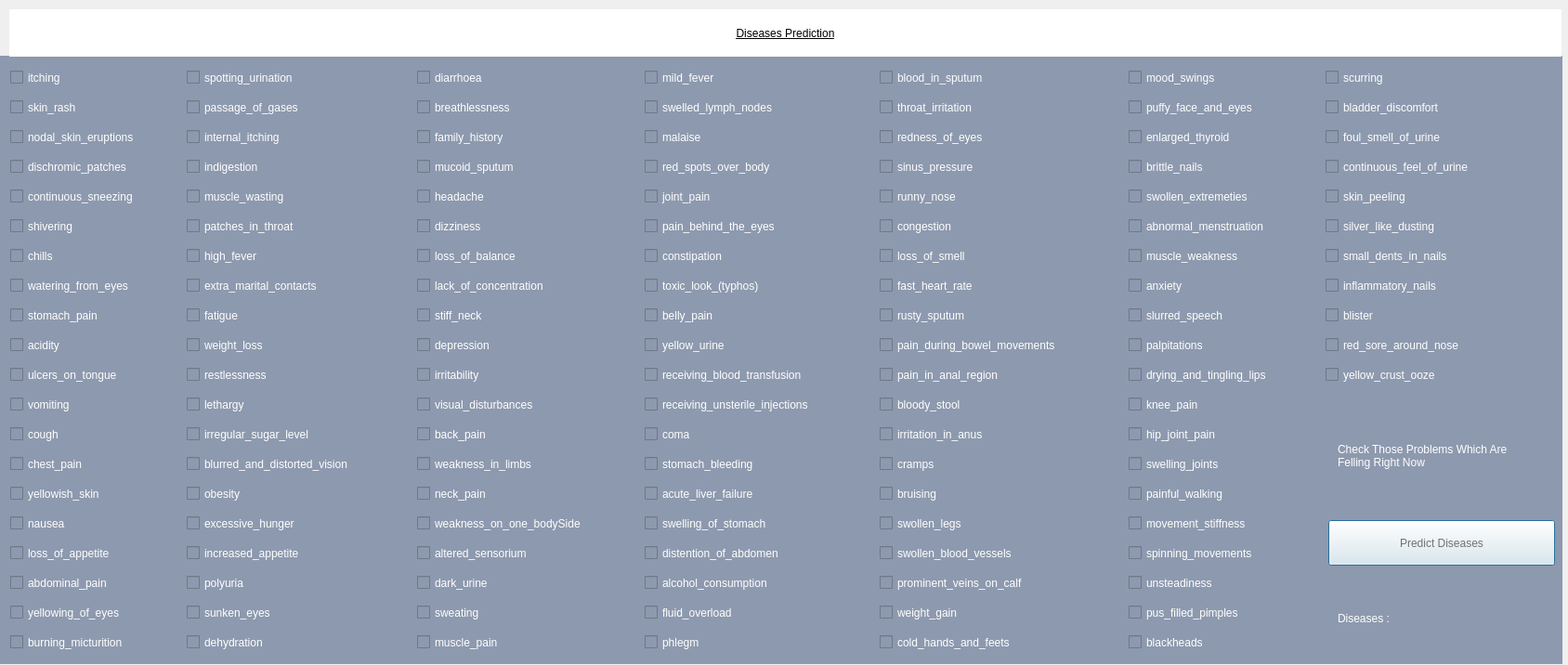
<?xml version="1.0" encoding="UTF-8"?>
<ui version="4.0">
 <class>Dialog</class>
 <widget class="QDialog" name="Dialog">
  <property name="geometry">
   <rect>
    <x>0</x>
    <y>0</y>
    <width>1688</width>
    <height>716</height>
   </rect>
  </property>
  <property name="windowTitle">
   <string>Dialog</string>
  </property>
  <property name="styleSheet">
   <string notr="true">
font: 10pt &quot;MS Shell Dlg 2&quot;;</string>
  </property>
  <widget class="QWidget" name="widget" native="true">
   <property name="geometry">
    <rect>
     <x>0</x>
     <y>60</y>
     <width>1682</width>
     <height>655</height>
    </rect>
   </property>
   <property name="styleSheet">
    <string notr="true">font: 10pt &quot;MS Shell Dlg 2&quot;;

background-color: #8d99ae;
color:#ffffff;</string>
   </property>
   <widget class="QCheckBox" name="checkBox131">
    <property name="geometry">
     <rect>
      <x>1427</x>
      <y>331</y>
      <width>164</width>
      <height>25</height>
     </rect>
    </property>
    <property name="text">
     <string>yellow_crust_ooze</string>
    </property>
   </widget>
   <widget class="QCheckBox" name="checkBox128">
    <property name="geometry">
     <rect>
      <x>1427</x>
      <y>235</y>
      <width>167</width>
      <height>25</height>
     </rect>
    </property>
    <property name="text">
     <string>inflammatory_nails</string>
    </property>
   </widget>
   <widget class="QPushButton" name="BTNpredict">
    <property name="geometry">
     <rect>
      <x>1430</x>
      <y>500</y>
      <width>244</width>
      <height>49</height>
     </rect>
    </property>
    <property name="maximumSize">
     <size>
      <width>16777215</width>
      <height>6000</height>
     </size>
    </property>
    <property name="styleSheet">
     <string notr="true">background-color: #edf2f4;
font: 75 italic 15pt &quot;Book Antiqua&quot;;
color:rgb(113, 113, 113)</string>
    </property>
    <property name="text">
     <string>Predict Diseases</string>
    </property>
   </widget>
   <widget class="QCheckBox" name="checkBox123">
    <property name="geometry">
     <rect>
      <x>1427</x>
      <y>75</y>
      <width>171</width>
      <height>25</height>
     </rect>
    </property>
    <property name="text">
     <string>foul_smell_of_urine</string>
    </property>
   </widget>
   <widget class="QCheckBox" name="checkBox129">
    <property name="geometry">
     <rect>
      <x>1427</x>
      <y>267</y>
      <width>73</width>
      <height>25</height>
     </rect>
    </property>
    <property name="text">
     <string>blister</string>
    </property>
   </widget>
   <widget class="QCheckBox" name="checkBox122">
    <property name="geometry">
     <rect>
      <x>1427</x>
      <y>43</y>
      <width>169</width>
      <height>25</height>
     </rect>
    </property>
    <property name="text">
     <string>bladder_discomfort</string>
    </property>
   </widget>
   <widget class="QCheckBox" name="checkBox126">
    <property name="geometry">
     <rect>
      <x>1427</x>
      <y>171</y>
      <width>163</width>
      <height>25</height>
     </rect>
    </property>
    <property name="text">
     <string>silver_like_dusting</string>
    </property>
   </widget>
   <widget class="QCheckBox" name="checkBox127">
    <property name="geometry">
     <rect>
      <x>1427</x>
      <y>203</y>
      <width>181</width>
      <height>25</height>
     </rect>
    </property>
    <property name="text">
     <string>small_dents_in_nails</string>
    </property>
   </widget>
   <widget class="QCheckBox" name="checkBox124">
    <property name="geometry">
     <rect>
      <x>1427</x>
      <y>107</y>
      <width>212</width>
      <height>25</height>
     </rect>
    </property>
    <property name="text">
     <string>continuous_feel_of_urine</string>
    </property>
   </widget>
   <widget class="QCheckBox" name="checkBox130">
    <property name="geometry">
     <rect>
      <x>1427</x>
      <y>299</y>
      <width>196</width>
      <height>25</height>
     </rect>
    </property>
    <property name="text">
     <string>red_sore_around_nose</string>
    </property>
   </widget>
   <widget class="QCheckBox" name="checkBox121">
    <property name="geometry">
     <rect>
      <x>1427</x>
      <y>11</y>
      <width>86</width>
      <height>25</height>
     </rect>
    </property>
    <property name="text">
     <string>scurring</string>
    </property>
   </widget>
   <widget class="QCheckBox" name="checkBox125">
    <property name="geometry">
     <rect>
      <x>1427</x>
      <y>139</y>
      <width>118</width>
      <height>25</height>
     </rect>
    </property>
    <property name="text">
     <string>skin_peeling</string>
    </property>
   </widget>
   <widget class="QCheckBox" name="checkBox118">
    <property name="geometry">
     <rect>
      <x>1215</x>
      <y>555</y>
      <width>124</width>
      <height>25</height>
     </rect>
    </property>
    <property name="text">
     <string>unsteadiness</string>
    </property>
   </widget>
   <widget class="QCheckBox" name="checkBox116">
    <property name="geometry">
     <rect>
      <x>1215</x>
      <y>491</y>
      <width>176</width>
      <height>25</height>
     </rect>
    </property>
    <property name="text">
     <string>movement_stiffness</string>
    </property>
   </widget>
   <widget class="QCheckBox" name="checkBox104">
    <property name="geometry">
     <rect>
      <x>1215</x>
      <y>107</y>
      <width>114</width>
      <height>25</height>
     </rect>
    </property>
    <property name="text">
     <string>brittle_nails</string>
    </property>
   </widget>
   <widget class="QCheckBox" name="checkBox114">
    <property name="geometry">
     <rect>
      <x>1215</x>
      <y>427</y>
      <width>137</width>
      <height>25</height>
     </rect>
    </property>
    <property name="text">
     <string>swelling_joints</string>
    </property>
   </widget>
   <widget class="QCheckBox" name="checkBox109">
    <property name="geometry">
     <rect>
      <x>1215</x>
      <y>267</y>
      <width>139</width>
      <height>25</height>
     </rect>
    </property>
    <property name="text">
     <string>slurred_speech</string>
    </property>
   </widget>
   <widget class="QCheckBox" name="checkBox105">
    <property name="geometry">
     <rect>
      <x>1215</x>
      <y>139</y>
      <width>180</width>
      <height>25</height>
     </rect>
    </property>
    <property name="text">
     <string>swollen_extremeties</string>
    </property>
   </widget>
   <widget class="QCheckBox" name="checkBox111">
    <property name="geometry">
     <rect>
      <x>1215</x>
      <y>331</y>
      <width>205</width>
      <height>25</height>
     </rect>
    </property>
    <property name="text">
     <string>drying_and_tingling_lips</string>
    </property>
   </widget>
   <widget class="QCheckBox" name="checkBox102">
    <property name="geometry">
     <rect>
      <x>1215</x>
      <y>43</y>
      <width>182</width>
      <height>25</height>
     </rect>
    </property>
    <property name="text">
     <string>puffy_face_and_eyes</string>
    </property>
   </widget>
   <widget class="QCheckBox" name="checkBox115">
    <property name="geometry">
     <rect>
      <x>1215</x>
      <y>459</y>
      <width>141</width>
      <height>25</height>
     </rect>
    </property>
    <property name="text">
     <string>painful_walking</string>
    </property>
   </widget>
   <widget class="QCheckBox" name="checkBox112">
    <property name="geometry">
     <rect>
      <x>1215</x>
      <y>363</y>
      <width>102</width>
      <height>25</height>
     </rect>
    </property>
    <property name="text">
     <string>knee_pain</string>
    </property>
   </widget>
   <widget class="QCheckBox" name="checkBox101">
    <property name="geometry">
     <rect>
      <x>1215</x>
      <y>11</y>
      <width>128</width>
      <height>25</height>
     </rect>
    </property>
    <property name="text">
     <string>mood_swings</string>
    </property>
   </widget>
   <widget class="QCheckBox" name="checkBox113">
    <property name="geometry">
     <rect>
      <x>1215</x>
      <y>395</y>
      <width>131</width>
      <height>25</height>
     </rect>
    </property>
    <property name="text">
     <string>hip_joint_pain</string>
    </property>
   </widget>
   <widget class="QCheckBox" name="checkBox119">
    <property name="geometry">
     <rect>
      <x>1215</x>
      <y>587</y>
      <width>163</width>
      <height>25</height>
     </rect>
    </property>
    <property name="text">
     <string>pus_filled_pimples</string>
    </property>
   </widget>
   <widget class="QCheckBox" name="checkBox120">
    <property name="geometry">
     <rect>
      <x>1215</x>
      <y>619</y>
      <width>109</width>
      <height>25</height>
     </rect>
    </property>
    <property name="text">
     <string>blackheads</string>
    </property>
   </widget>
   <widget class="QCheckBox" name="checkBox103">
    <property name="geometry">
     <rect>
      <x>1215</x>
      <y>75</y>
      <width>151</width>
      <height>25</height>
     </rect>
    </property>
    <property name="text">
     <string>enlarged_thyroid</string>
    </property>
   </widget>
   <widget class="QCheckBox" name="checkBox117">
    <property name="geometry">
     <rect>
      <x>1215</x>
      <y>523</y>
      <width>183</width>
      <height>25</height>
     </rect>
    </property>
    <property name="text">
     <string>spinning_movements</string>
    </property>
   </widget>
   <widget class="QCheckBox" name="checkBox106">
    <property name="geometry">
     <rect>
      <x>1215</x>
      <y>171</y>
      <width>203</width>
      <height>25</height>
     </rect>
    </property>
    <property name="text">
     <string>abnormal_menstruation</string>
    </property>
   </widget>
   <widget class="QCheckBox" name="checkBox107">
    <property name="geometry">
     <rect>
      <x>1215</x>
      <y>203</y>
      <width>161</width>
      <height>25</height>
     </rect>
    </property>
    <property name="text">
     <string>muscle_weakness</string>
    </property>
   </widget>
   <widget class="QCheckBox" name="checkBox108">
    <property name="geometry">
     <rect>
      <x>1215</x>
      <y>235</y>
      <width>80</width>
      <height>25</height>
     </rect>
    </property>
    <property name="text">
     <string>anxiety</string>
    </property>
   </widget>
   <widget class="QCheckBox" name="checkBox110">
    <property name="geometry">
     <rect>
      <x>1215</x>
      <y>299</y>
      <width>113</width>
      <height>25</height>
     </rect>
    </property>
    <property name="text">
     <string>palpitations</string>
    </property>
   </widget>
   <widget class="QCheckBox" name="checkBox87">
    <property name="geometry">
     <rect>
      <x>947</x>
      <y>203</y>
      <width>127</width>
      <height>25</height>
     </rect>
    </property>
    <property name="text">
     <string>loss_of_smell</string>
    </property>
   </widget>
   <widget class="QCheckBox" name="checkBox93">
    <property name="geometry">
     <rect>
      <x>947</x>
      <y>395</y>
      <width>156</width>
      <height>25</height>
     </rect>
    </property>
    <property name="text">
     <string>irritation_in_anus</string>
    </property>
   </widget>
   <widget class="QCheckBox" name="checkBox97">
    <property name="geometry">
     <rect>
      <x>947</x>
      <y>523</y>
      <width>195</width>
      <height>25</height>
     </rect>
    </property>
    <property name="text">
     <string>swollen_blood_vessels</string>
    </property>
   </widget>
   <widget class="QCheckBox" name="checkBox100">
    <property name="geometry">
     <rect>
      <x>947</x>
      <y>619</y>
      <width>192</width>
      <height>25</height>
     </rect>
    </property>
    <property name="text">
     <string>cold_hands_and_feets</string>
    </property>
   </widget>
   <widget class="QCheckBox" name="checkBox91">
    <property name="geometry">
     <rect>
      <x>947</x>
      <y>331</y>
      <width>175</width>
      <height>25</height>
     </rect>
    </property>
    <property name="text">
     <string>pain_in_anal_region</string>
    </property>
   </widget>
   <widget class="QCheckBox" name="checkBox84">
    <property name="geometry">
     <rect>
      <x>947</x>
      <y>107</y>
      <width>138</width>
      <height>25</height>
     </rect>
    </property>
    <property name="text">
     <string>sinus_pressure</string>
    </property>
   </widget>
   <widget class="QCheckBox" name="checkBox89">
    <property name="geometry">
     <rect>
      <x>947</x>
      <y>267</y>
      <width>128</width>
      <height>25</height>
     </rect>
    </property>
    <property name="text">
     <string>rusty_sputum</string>
    </property>
   </widget>
   <widget class="QCheckBox" name="checkBox86">
    <property name="geometry">
     <rect>
      <x>947</x>
      <y>171</y>
      <width>107</width>
      <height>25</height>
     </rect>
    </property>
    <property name="text">
     <string>congestion</string>
    </property>
   </widget>
   <widget class="QCheckBox" name="checkBox92">
    <property name="geometry">
     <rect>
      <x>947</x>
      <y>363</y>
      <width>120</width>
      <height>25</height>
     </rect>
    </property>
    <property name="text">
     <string>bloody_stool</string>
    </property>
   </widget>
   <widget class="QCheckBox" name="checkBox90">
    <property name="geometry">
     <rect>
      <x>947</x>
      <y>299</y>
      <width>261</width>
      <height>25</height>
     </rect>
    </property>
    <property name="text">
     <string>pain_during_bowel_movements</string>
    </property>
   </widget>
   <widget class="QCheckBox" name="checkBox88">
    <property name="geometry">
     <rect>
      <x>947</x>
      <y>235</y>
      <width>142</width>
      <height>25</height>
     </rect>
    </property>
    <property name="text">
     <string>fast_heart_rate</string>
    </property>
   </widget>
   <widget class="QCheckBox" name="checkBox83">
    <property name="geometry">
     <rect>
      <x>947</x>
      <y>75</y>
      <width>151</width>
      <height>25</height>
     </rect>
    </property>
    <property name="text">
     <string>redness_of_eyes</string>
    </property>
   </widget>
   <widget class="QCheckBox" name="checkBox95">
    <property name="geometry">
     <rect>
      <x>947</x>
      <y>459</y>
      <width>85</width>
      <height>25</height>
     </rect>
    </property>
    <property name="text">
     <string>bruising</string>
    </property>
   </widget>
   <widget class="QCheckBox" name="checkBox81">
    <property name="geometry">
     <rect>
      <x>947</x>
      <y>11</y>
      <width>153</width>
      <height>25</height>
     </rect>
    </property>
    <property name="text">
     <string>blood_in_sputum</string>
    </property>
   </widget>
   <widget class="QCheckBox" name="checkBox99">
    <property name="geometry">
     <rect>
      <x>947</x>
      <y>587</y>
      <width>117</width>
      <height>25</height>
     </rect>
    </property>
    <property name="text">
     <string>weight_gain</string>
    </property>
   </widget>
   <widget class="QCheckBox" name="checkBox98">
    <property name="geometry">
     <rect>
      <x>947</x>
      <y>555</y>
      <width>212</width>
      <height>25</height>
     </rect>
    </property>
    <property name="text">
     <string>prominent_veins_on_calf</string>
    </property>
   </widget>
   <widget class="QCheckBox" name="checkBox96">
    <property name="geometry">
     <rect>
      <x>947</x>
      <y>491</y>
      <width>122</width>
      <height>25</height>
     </rect>
    </property>
    <property name="text">
     <string>swollen_legs</string>
    </property>
   </widget>
   <widget class="QCheckBox" name="checkBox82">
    <property name="geometry">
     <rect>
      <x>947</x>
      <y>43</y>
      <width>144</width>
      <height>25</height>
     </rect>
    </property>
    <property name="text">
     <string>throat_irritation</string>
    </property>
   </widget>
   <widget class="QCheckBox" name="checkBox85">
    <property name="geometry">
     <rect>
      <x>947</x>
      <y>139</y>
      <width>112</width>
      <height>25</height>
     </rect>
    </property>
    <property name="text">
     <string>runny_nose</string>
    </property>
   </widget>
   <widget class="QCheckBox" name="checkBox94">
    <property name="geometry">
     <rect>
      <x>947</x>
      <y>427</y>
      <width>81</width>
      <height>25</height>
     </rect>
    </property>
    <property name="text">
     <string>cramps</string>
    </property>
   </widget>
   <widget class="QCheckBox" name="checkBox64">
    <property name="geometry">
     <rect>
      <x>694</x>
      <y>107</y>
      <width>185</width>
      <height>25</height>
     </rect>
    </property>
    <property name="text">
     <string>red_spots_over_body</string>
    </property>
   </widget>
   <widget class="QCheckBox" name="checkBox61">
    <property name="geometry">
     <rect>
      <x>694</x>
      <y>11</y>
      <width>104</width>
      <height>25</height>
     </rect>
    </property>
    <property name="text">
     <string>mild_fever</string>
    </property>
   </widget>
   <widget class="QCheckBox" name="checkBox73">
    <property name="geometry">
     <rect>
      <x>694</x>
      <y>395</y>
      <width>67</width>
      <height>25</height>
     </rect>
    </property>
    <property name="text">
     <string>coma</string>
    </property>
   </widget>
   <widget class="QCheckBox" name="checkBox63">
    <property name="geometry">
     <rect>
      <x>694</x>
      <y>75</y>
      <width>84</width>
      <height>25</height>
     </rect>
    </property>
    <property name="text">
     <string>malaise</string>
    </property>
   </widget>
   <widget class="QCheckBox" name="checkBox62">
    <property name="geometry">
     <rect>
      <x>694</x>
      <y>43</y>
      <width>189</width>
      <height>25</height>
     </rect>
    </property>
    <property name="text">
     <string>swelled_lymph_nodes</string>
    </property>
   </widget>
   <widget class="QCheckBox" name="checkBox72">
    <property name="geometry">
     <rect>
      <x>694</x>
      <y>363</y>
      <width>246</width>
      <height>25</height>
     </rect>
    </property>
    <property name="text">
     <string>receiving_unsterile_injections</string>
    </property>
   </widget>
   <widget class="QCheckBox" name="checkBox67">
    <property name="geometry">
     <rect>
      <x>694</x>
      <y>203</y>
      <width>117</width>
      <height>25</height>
     </rect>
    </property>
    <property name="text">
     <string>constipation</string>
    </property>
   </widget>
   <widget class="QCheckBox" name="checkBox66">
    <property name="geometry">
     <rect>
      <x>694</x>
      <y>171</y>
      <width>192</width>
      <height>25</height>
     </rect>
    </property>
    <property name="text">
     <string>pain_behind_the_eyes</string>
    </property>
   </widget>
   <widget class="QCheckBox" name="checkBox79">
    <property name="geometry">
     <rect>
      <x>694</x>
      <y>587</y>
      <width>130</width>
      <height>25</height>
     </rect>
    </property>
    <property name="text">
     <string>fluid_overload</string>
    </property>
   </widget>
   <widget class="QCheckBox" name="checkBox74">
    <property name="geometry">
     <rect>
      <x>694</x>
      <y>427</y>
      <width>161</width>
      <height>25</height>
     </rect>
    </property>
    <property name="text">
     <string>stomach_bleeding</string>
    </property>
   </widget>
   <widget class="QCheckBox" name="checkBox78">
    <property name="geometry">
     <rect>
      <x>694</x>
      <y>555</y>
      <width>182</width>
      <height>25</height>
     </rect>
    </property>
    <property name="text">
     <string>alcohol_consumption</string>
    </property>
   </widget>
   <widget class="QCheckBox" name="checkBox76">
    <property name="geometry">
     <rect>
      <x>694</x>
      <y>491</y>
      <width>182</width>
      <height>25</height>
     </rect>
    </property>
    <property name="text">
     <string>swelling_of_stomach</string>
    </property>
   </widget>
   <widget class="QCheckBox" name="checkBox80">
    <property name="geometry">
     <rect>
      <x>694</x>
      <y>619</y>
      <width>81</width>
      <height>25</height>
     </rect>
    </property>
    <property name="text">
     <string>phlegm</string>
    </property>
   </widget>
   <widget class="QCheckBox" name="checkBox70">
    <property name="geometry">
     <rect>
      <x>694</x>
      <y>299</y>
      <width>120</width>
      <height>25</height>
     </rect>
    </property>
    <property name="text">
     <string>yellow_urine</string>
    </property>
   </widget>
   <widget class="QCheckBox" name="checkBox71">
    <property name="geometry">
     <rect>
      <x>694</x>
      <y>331</y>
      <width>233</width>
      <height>25</height>
     </rect>
    </property>
    <property name="text">
     <string>receiving_blood_transfusion</string>
    </property>
   </widget>
   <widget class="QCheckBox" name="checkBox68">
    <property name="geometry">
     <rect>
      <x>694</x>
      <y>235</y>
      <width>173</width>
      <height>25</height>
     </rect>
    </property>
    <property name="text">
     <string>toxic_look_(typhos)</string>
    </property>
   </widget>
   <widget class="QCheckBox" name="checkBox77">
    <property name="geometry">
     <rect>
      <x>694</x>
      <y>523</y>
      <width>200</width>
      <height>25</height>
     </rect>
    </property>
    <property name="text">
     <string>distention_of_abdomen</string>
    </property>
   </widget>
   <widget class="QCheckBox" name="checkBox69">
    <property name="geometry">
     <rect>
      <x>694</x>
      <y>267</y>
      <width>101</width>
      <height>25</height>
     </rect>
    </property>
    <property name="text">
     <string>belly_pain</string>
    </property>
   </widget>
   <widget class="QCheckBox" name="checkBox75">
    <property name="geometry">
     <rect>
      <x>694</x>
      <y>459</y>
      <width>163</width>
      <height>25</height>
     </rect>
    </property>
    <property name="text">
     <string>acute_liver_failure</string>
    </property>
   </widget>
   <widget class="QCheckBox" name="checkBox65">
    <property name="geometry">
     <rect>
      <x>694</x>
      <y>139</y>
      <width>100</width>
      <height>25</height>
     </rect>
    </property>
    <property name="text">
     <string>joint_pain</string>
    </property>
   </widget>
   <widget class="QCheckBox" name="checkBox56">
    <property name="geometry">
     <rect>
      <x>449</x>
      <y>491</y>
      <width>238</width>
      <height>25</height>
     </rect>
    </property>
    <property name="text">
     <string>weakness_on_one_bodySide</string>
    </property>
   </widget>
   <widget class="QCheckBox" name="checkBox55">
    <property name="geometry">
     <rect>
      <x>449</x>
      <y>459</y>
      <width>101</width>
      <height>25</height>
     </rect>
    </property>
    <property name="text">
     <string>neck_pain</string>
    </property>
   </widget>
   <widget class="QCheckBox" name="checkBox50">
    <property name="geometry">
     <rect>
      <x>449</x>
      <y>299</y>
      <width>107</width>
      <height>25</height>
     </rect>
    </property>
    <property name="text">
     <string>depression</string>
    </property>
   </widget>
   <widget class="QCheckBox" name="checkBox58">
    <property name="geometry">
     <rect>
      <x>449</x>
      <y>555</y>
      <width>105</width>
      <height>25</height>
     </rect>
    </property>
    <property name="text">
     <string>dark_urine</string>
    </property>
   </widget>
   <widget class="QCheckBox" name="checkBox45">
    <property name="geometry">
     <rect>
      <x>449</x>
      <y>139</y>
      <width>98</width>
      <height>25</height>
     </rect>
    </property>
    <property name="text">
     <string>headache</string>
    </property>
   </widget>
   <widget class="QCheckBox" name="checkBox52">
    <property name="geometry">
     <rect>
      <x>449</x>
      <y>363</y>
      <width>172</width>
      <height>25</height>
     </rect>
    </property>
    <property name="text">
     <string>visual_disturbances</string>
    </property>
   </widget>
   <widget class="QCheckBox" name="checkBox42">
    <property name="geometry">
     <rect>
      <x>449</x>
      <y>43</y>
      <width>138</width>
      <height>25</height>
     </rect>
    </property>
    <property name="text">
     <string>breathlessness</string>
    </property>
   </widget>
   <widget class="QCheckBox" name="checkBox47">
    <property name="geometry">
     <rect>
      <x>449</x>
      <y>203</y>
      <width>145</width>
      <height>25</height>
     </rect>
    </property>
    <property name="text">
     <string>loss_of_balance</string>
    </property>
   </widget>
   <widget class="QCheckBox" name="checkBox49">
    <property name="geometry">
     <rect>
      <x>449</x>
      <y>267</y>
      <width>98</width>
      <height>25</height>
     </rect>
    </property>
    <property name="text">
     <string>stiff_neck</string>
    </property>
   </widget>
   <widget class="QCheckBox" name="checkBox59">
    <property name="geometry">
     <rect>
      <x>449</x>
      <y>587</y>
      <width>94</width>
      <height>25</height>
     </rect>
    </property>
    <property name="text">
     <string>sweating</string>
    </property>
   </widget>
   <widget class="QCheckBox" name="checkBox44">
    <property name="geometry">
     <rect>
      <x>449</x>
      <y>107</y>
      <width>144</width>
      <height>25</height>
     </rect>
    </property>
    <property name="text">
     <string>mucoid_sputum</string>
    </property>
   </widget>
   <widget class="QCheckBox" name="checkBox60">
    <property name="geometry">
     <rect>
      <x>449</x>
      <y>619</y>
      <width>119</width>
      <height>25</height>
     </rect>
    </property>
    <property name="text">
     <string>muscle_pain</string>
    </property>
   </widget>
   <widget class="QCheckBox" name="checkBox43">
    <property name="geometry">
     <rect>
      <x>449</x>
      <y>75</y>
      <width>130</width>
      <height>25</height>
     </rect>
    </property>
    <property name="text">
     <string>family_history</string>
    </property>
   </widget>
   <widget class="QCheckBox" name="checkBox51">
    <property name="geometry">
     <rect>
      <x>449</x>
      <y>331</y>
      <width>97</width>
      <height>25</height>
     </rect>
    </property>
    <property name="text">
     <string>irritability</string>
    </property>
   </widget>
   <widget class="QCheckBox" name="checkBox41">
    <property name="geometry">
     <rect>
      <x>449</x>
      <y>11</y>
      <width>97</width>
      <height>25</height>
     </rect>
    </property>
    <property name="text">
     <string>diarrhoea</string>
    </property>
   </widget>
   <widget class="QCheckBox" name="checkBox57">
    <property name="geometry">
     <rect>
      <x>449</x>
      <y>523</y>
      <width>164</width>
      <height>25</height>
     </rect>
    </property>
    <property name="text">
     <string>altered_sensorium</string>
    </property>
   </widget>
   <widget class="QCheckBox" name="checkBox54">
    <property name="geometry">
     <rect>
      <x>449</x>
      <y>427</y>
      <width>170</width>
      <height>25</height>
     </rect>
    </property>
    <property name="text">
     <string>weakness_in_limbs</string>
    </property>
   </widget>
   <widget class="QCheckBox" name="checkBox53">
    <property name="geometry">
     <rect>
      <x>449</x>
      <y>395</y>
      <width>101</width>
      <height>25</height>
     </rect>
    </property>
    <property name="text">
     <string>back_pain</string>
    </property>
   </widget>
   <widget class="QCheckBox" name="checkBox46">
    <property name="geometry">
     <rect>
      <x>449</x>
      <y>171</y>
      <width>94</width>
      <height>25</height>
     </rect>
    </property>
    <property name="text">
     <string>dizziness</string>
    </property>
   </widget>
   <widget class="QCheckBox" name="checkBox48">
    <property name="geometry">
     <rect>
      <x>449</x>
      <y>235</y>
      <width>189</width>
      <height>25</height>
     </rect>
    </property>
    <property name="text">
     <string>lack_of_concentration</string>
    </property>
   </widget>
   <widget class="QCheckBox" name="checkBox35">
    <property name="geometry">
     <rect>
      <x>201</x>
      <y>459</y>
      <width>80</width>
      <height>25</height>
     </rect>
    </property>
    <property name="text">
     <string>obesity</string>
    </property>
   </widget>
   <widget class="QCheckBox" name="checkBox30">
    <property name="geometry">
     <rect>
      <x>201</x>
      <y>299</y>
      <width>115</width>
      <height>25</height>
     </rect>
    </property>
    <property name="text">
     <string>weight_loss</string>
    </property>
   </widget>
   <widget class="QCheckBox" name="checkBox38">
    <property name="geometry">
     <rect>
      <x>201</x>
      <y>555</y>
      <width>85</width>
      <height>25</height>
     </rect>
    </property>
    <property name="text">
     <string>polyuria</string>
    </property>
   </widget>
   <widget class="QCheckBox" name="checkBox36">
    <property name="geometry">
     <rect>
      <x>201</x>
      <y>491</y>
      <width>158</width>
      <height>25</height>
     </rect>
    </property>
    <property name="text">
     <string>excessive_hunger</string>
    </property>
   </widget>
   <widget class="QCheckBox" name="checkBox33">
    <property name="geometry">
     <rect>
      <x>201</x>
      <y>395</y>
      <width>182</width>
      <height>25</height>
     </rect>
    </property>
    <property name="text">
     <string>irregular_sugar_level</string>
    </property>
   </widget>
   <widget class="QCheckBox" name="checkBox34">
    <property name="geometry">
     <rect>
      <x>201</x>
      <y>427</y>
      <width>241</width>
      <height>25</height>
     </rect>
    </property>
    <property name="text">
     <string>blurred_and_distorted_vision</string>
    </property>
   </widget>
   <widget class="QCheckBox" name="checkBox37">
    <property name="geometry">
     <rect>
      <x>201</x>
      <y>523</y>
      <width>168</width>
      <height>25</height>
     </rect>
    </property>
    <property name="text">
     <string>increased_appetite</string>
    </property>
   </widget>
   <widget class="QCheckBox" name="checkBox28">
    <property name="geometry">
     <rect>
      <x>201</x>
      <y>235</y>
      <width>198</width>
      <height>25</height>
     </rect>
    </property>
    <property name="text">
     <string>extra_marital_contacts</string>
    </property>
   </widget>
   <widget class="QCheckBox" name="checkBox26">
    <property name="geometry">
     <rect>
      <x>201</x>
      <y>171</y>
      <width>161</width>
      <height>25</height>
     </rect>
    </property>
    <property name="text">
     <string>patches_in_throat</string>
    </property>
   </widget>
   <widget class="QCheckBox" name="checkBox25">
    <property name="geometry">
     <rect>
      <x>201</x>
      <y>139</y>
      <width>146</width>
      <height>25</height>
     </rect>
    </property>
    <property name="text">
     <string>muscle_wasting</string>
    </property>
   </widget>
   <widget class="QCheckBox" name="checkBox32">
    <property name="geometry">
     <rect>
      <x>201</x>
      <y>363</y>
      <width>87</width>
      <height>25</height>
     </rect>
    </property>
    <property name="text">
     <string>lethargy</string>
    </property>
   </widget>
   <widget class="QCheckBox" name="checkBox24">
    <property name="geometry">
     <rect>
      <x>201</x>
      <y>107</y>
      <width>107</width>
      <height>25</height>
     </rect>
    </property>
    <property name="text">
     <string>indigestion</string>
    </property>
   </widget>
   <widget class="QCheckBox" name="checkBox22">
    <property name="geometry">
     <rect>
      <x>201</x>
      <y>43</y>
      <width>163</width>
      <height>25</height>
     </rect>
    </property>
    <property name="text">
     <string>passage_of_gases</string>
    </property>
   </widget>
   <widget class="QCheckBox" name="checkBox27">
    <property name="geometry">
     <rect>
      <x>201</x>
      <y>203</y>
      <width>104</width>
      <height>25</height>
     </rect>
    </property>
    <property name="text">
     <string>high_fever</string>
    </property>
   </widget>
   <widget class="QCheckBox" name="checkBox29">
    <property name="geometry">
     <rect>
      <x>201</x>
      <y>267</y>
      <width>78</width>
      <height>25</height>
     </rect>
    </property>
    <property name="text">
     <string>fatigue</string>
    </property>
   </widget>
   <widget class="QCheckBox" name="checkBox39">
    <property name="geometry">
     <rect>
      <x>201</x>
      <y>587</y>
      <width>122</width>
      <height>25</height>
     </rect>
    </property>
    <property name="text">
     <string>sunken_eyes</string>
    </property>
   </widget>
   <widget class="QCheckBox" name="checkBox40">
    <property name="geometry">
     <rect>
      <x>201</x>
      <y>619</y>
      <width>114</width>
      <height>25</height>
     </rect>
    </property>
    <property name="text">
     <string>dehydration</string>
    </property>
   </widget>
   <widget class="QCheckBox" name="checkBox23">
    <property name="geometry">
     <rect>
      <x>201</x>
      <y>75</y>
      <width>141</width>
      <height>25</height>
     </rect>
    </property>
    <property name="text">
     <string>internal_itching</string>
    </property>
   </widget>
   <widget class="QCheckBox" name="checkBox31">
    <property name="geometry">
     <rect>
      <x>201</x>
      <y>331</y>
      <width>119</width>
      <height>25</height>
     </rect>
    </property>
    <property name="text">
     <string>restlessness</string>
    </property>
   </widget>
   <widget class="QCheckBox" name="checkBox21">
    <property name="geometry">
     <rect>
      <x>201</x>
      <y>11</y>
      <width>161</width>
      <height>25</height>
     </rect>
    </property>
    <property name="text">
     <string>spotting_urination</string>
    </property>
   </widget>
   <widget class="QCheckBox" name="checkBox16">
    <property name="geometry">
     <rect>
      <x>11</x>
      <y>491</y>
      <width>80</width>
      <height>25</height>
     </rect>
    </property>
    <property name="text">
     <string>nausea</string>
    </property>
   </widget>
   <widget class="QCheckBox" name="checkBox3">
    <property name="geometry">
     <rect>
      <x>11</x>
      <y>75</y>
      <width>183</width>
      <height>25</height>
     </rect>
    </property>
    <property name="text">
     <string>nodal_skin_eruptions</string>
    </property>
   </widget>
   <widget class="QCheckBox" name="checkBox18">
    <property name="geometry">
     <rect>
      <x>11</x>
      <y>555</y>
      <width>143</width>
      <height>25</height>
     </rect>
    </property>
    <property name="text">
     <string>abdominal_pain</string>
    </property>
   </widget>
   <widget class="QCheckBox" name="checkBox10">
    <property name="geometry">
     <rect>
      <x>11</x>
      <y>299</y>
      <width>75</width>
      <height>25</height>
     </rect>
    </property>
    <property name="text">
     <string>acidity</string>
    </property>
   </widget>
   <widget class="QCheckBox" name="checkBox4">
    <property name="geometry">
     <rect>
      <x>11</x>
      <y>107</y>
      <width>173</width>
      <height>25</height>
     </rect>
    </property>
    <property name="text">
     <string>dischromic_patches</string>
    </property>
   </widget>
   <widget class="QCheckBox" name="checkBox19">
    <property name="geometry">
     <rect>
      <x>11</x>
      <y>587</y>
      <width>162</width>
      <height>25</height>
     </rect>
    </property>
    <property name="text">
     <string>yellowing_of_eyes</string>
    </property>
   </widget>
   <widget class="QCheckBox" name="checkBox17">
    <property name="geometry">
     <rect>
      <x>11</x>
      <y>523</y>
      <width>149</width>
      <height>25</height>
     </rect>
    </property>
    <property name="text">
     <string>loss_of_appetite</string>
    </property>
   </widget>
   <widget class="QCheckBox" name="checkBox20">
    <property name="geometry">
     <rect>
      <x>11</x>
      <y>619</y>
      <width>170</width>
      <height>25</height>
     </rect>
    </property>
    <property name="text">
     <string>burning_micturition</string>
    </property>
   </widget>
   <widget class="QCheckBox" name="checkBox15">
    <property name="geometry">
     <rect>
      <x>11</x>
      <y>459</y>
      <width>133</width>
      <height>25</height>
     </rect>
    </property>
    <property name="text">
     <string>yellowish_skin</string>
    </property>
   </widget>
   <widget class="QCheckBox" name="checkBox8">
    <property name="geometry">
     <rect>
      <x>11</x>
      <y>235</y>
      <width>178</width>
      <height>25</height>
     </rect>
    </property>
    <property name="text">
     <string>watering_from_eyes</string>
    </property>
   </widget>
   <widget class="QCheckBox" name="checkBox9">
    <property name="geometry">
     <rect>
      <x>11</x>
      <y>267</y>
      <width>130</width>
      <height>25</height>
     </rect>
    </property>
    <property name="text">
     <string>stomach_pain</string>
    </property>
   </widget>
   <widget class="QCheckBox" name="checkBox13">
    <property name="geometry">
     <rect>
      <x>11</x>
      <y>395</y>
      <width>71</width>
      <height>25</height>
     </rect>
    </property>
    <property name="text">
     <string>cough</string>
    </property>
   </widget>
   <widget class="QCheckBox" name="checkBox12">
    <property name="geometry">
     <rect>
      <x>11</x>
      <y>363</y>
      <width>90</width>
      <height>25</height>
     </rect>
    </property>
    <property name="text">
     <string>vomiting</string>
    </property>
   </widget>
   <widget class="QCheckBox" name="checkBox1">
    <property name="geometry">
     <rect>
      <x>11</x>
      <y>11</y>
      <width>76</width>
      <height>25</height>
     </rect>
    </property>
    <property name="text">
     <string>itching</string>
    </property>
   </widget>
   <widget class="QCheckBox" name="checkBox5">
    <property name="geometry">
     <rect>
      <x>11</x>
      <y>139</y>
      <width>181</width>
      <height>25</height>
     </rect>
    </property>
    <property name="text">
     <string>continuous_sneezing</string>
    </property>
   </widget>
   <widget class="QCheckBox" name="checkBox7">
    <property name="geometry">
     <rect>
      <x>11</x>
      <y>203</y>
      <width>64</width>
      <height>25</height>
     </rect>
    </property>
    <property name="text">
     <string>chills</string>
    </property>
   </widget>
   <widget class="QCheckBox" name="checkBox2">
    <property name="geometry">
     <rect>
      <x>11</x>
      <y>43</y>
      <width>97</width>
      <height>25</height>
     </rect>
    </property>
    <property name="text">
     <string>skin_rash</string>
    </property>
   </widget>
   <widget class="QCheckBox" name="checkBox11">
    <property name="geometry">
     <rect>
      <x>11</x>
      <y>331</y>
      <width>158</width>
      <height>25</height>
     </rect>
    </property>
    <property name="text">
     <string>ulcers_on_tongue</string>
    </property>
   </widget>
   <widget class="QCheckBox" name="checkBox14">
    <property name="geometry">
     <rect>
      <x>11</x>
      <y>427</y>
      <width>107</width>
      <height>25</height>
     </rect>
    </property>
    <property name="text">
     <string>chest_pain</string>
    </property>
   </widget>
   <widget class="QCheckBox" name="checkBox6">
    <property name="geometry">
     <rect>
      <x>11</x>
      <y>171</y>
      <width>93</width>
      <height>25</height>
     </rect>
    </property>
    <property name="text">
     <string>shivering</string>
    </property>
   </widget>
   <widget class="QLabel" name="DetailLabel">
    <property name="geometry">
     <rect>
      <x>1440</x>
      <y>380</y>
      <width>221</width>
      <height>101</height>
     </rect>
    </property>
    <property name="styleSheet">
     <string notr="true">font: 14pt &quot;MS Shell Dlg 2&quot;;</string>
    </property>
    <property name="text">
     <string>Check Those Problems Which Are Felling Right Now </string>
    </property>
    <property name="wordWrap">
     <bool>true</bool>
    </property>
   </widget>
   <widget class="QLabel" name="DiseasesLabel">
    <property name="geometry">
     <rect>
      <x>1440</x>
      <y>580</y>
      <width>231</width>
      <height>51</height>
     </rect>
    </property>
    <property name="styleSheet">
     <string notr="true">font: 10pt &quot;MS Shell Dlg 2&quot;;</string>
    </property>
    <property name="text">
     <string>Diseases :</string>
    </property>
    <property name="wordWrap">
     <bool>true</bool>
    </property>
   </widget>
  </widget>
  <widget class="QLabel" name="label">
   <property name="geometry">
    <rect>
     <x>10</x>
     <y>10</y>
     <width>1671</width>
     <height>51</height>
    </rect>
   </property>
   <property name="styleSheet">
    <string notr="true">background-color:#ffffff;;
text-decoration: underline;
font: 25 16pt &quot;Bahnschrift Light&quot;;
</string>
   </property>
   <property name="text">
    <string>Diseases Prediction</string>
   </property>
   <property name="alignment">
    <set>Qt::AlignCenter</set>
   </property>
  </widget>
 </widget>
 <resources/>
 <connections/>
</ui>
